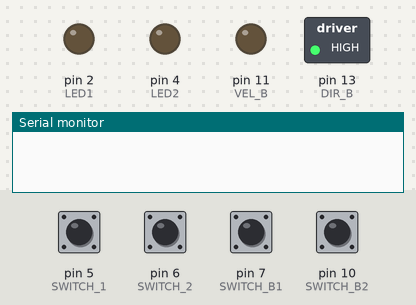
Recording of a program running on a simulated Arduino Uno, built with avr-gcc and run on an emulated ATmega328P. On the bench: switched loads named in the program (green lamp = pin HIGH), output pins drawn as LEDs (lit = HIGH), the last lines printed to the serial monitor. Dashed ring = blinking. The test bench sets the inputs (shaded band); at power-on: pin 5 (SWITCH_1), pin 6 (SWITCH_2), pin 7 (SWITCH_B1), pin 10 (SWITCH_B2) HIGH.

Above: at 1.7 s.
1.8 s: pin 5 (SWITCH_1) pulled LOW for 0.15 s
At 2.75 s:
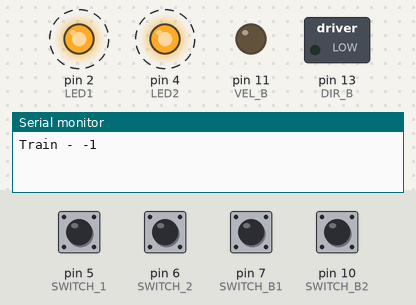
4.8 s: pin 6 (SWITCH_2) pulled LOW for 0.15 s
At 5.15 s:
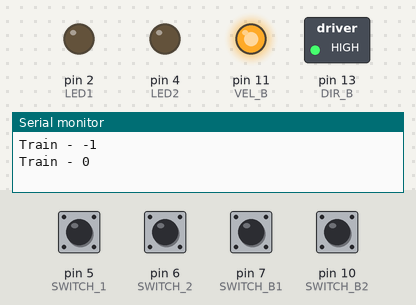
6.5 s: pin 7 (SWITCH_B1) pulled LOW for 0.15 s
At 6.75 s:
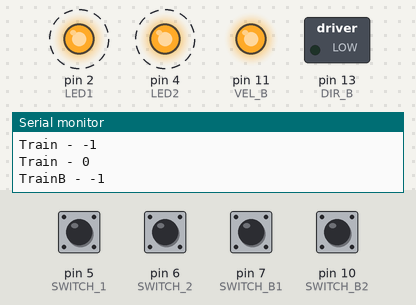
9.5 s: pin 10 (SWITCH_B2) pulled LOW for 0.15 s
At 10.4 s:
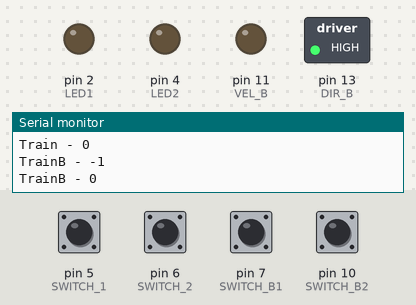
11.5 s: pin 10 (SWITCH_B2) pulled LOW for 1 s
At 12.4 s:
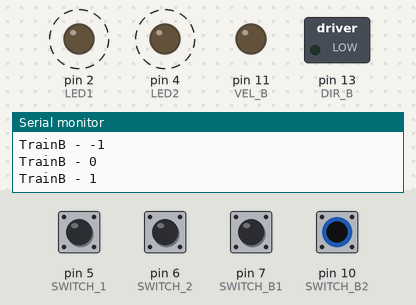
14.5 s: pin 7 (SWITCH_B1) pulled LOW for 1 s
At 15.4 s:
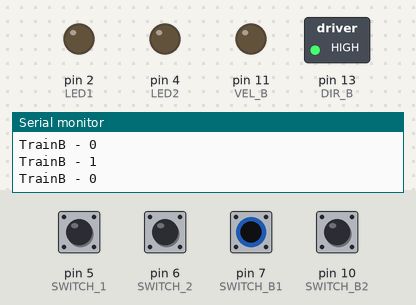
Timing chart, 0 to 17.5 s (numbered marks = the images above; inputs shaded):
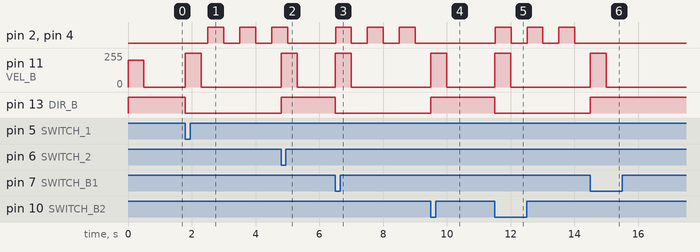

The program:

main.cpp
```cpp
#include "Arduino.h"

enum CONSTANTS {
    SWITCH_1 = 5
  , SWITCH_2 = 6
  , SWITCH_B1 = 7
  , SWITCH_B2 = 10
  , LED1 = 2
  , LED2 = 4
  , DIR_B = 13
  , VEL_B = 11
};

int g_StateSW1 = HIGH;
int g_StateSW2 = HIGH;
int g_StateSWB1 = HIGH;
int g_StateSWB2 = HIGH;
int g_NrTrains = 0;
int g_NrTrainsB = 0;
bool g_LED = LOW;


unsigned long g_nextLEDONTimer = 0;
unsigned long g_nextLEDOFFTimer = 0;
unsigned long g_motorOffTimer = 0;
bool g_gateOpen = true;

void setup()
{
  // initialize LED digital pin as an output.
  pinMode(DIR_B, OUTPUT);
  pinMode(LED1, OUTPUT);
  pinMode(LED2, OUTPUT);
  pinMode(SWITCH_1,INPUT_PULLUP);
  pinMode(SWITCH_2,INPUT_PULLUP);
  pinMode(SWITCH_B1,INPUT_PULLUP);
  pinMode(SWITCH_B2,INPUT_PULLUP);
  digitalWrite(6, HIGH);
  Serial.begin(9600);
  g_nextLEDONTimer = millis () + 500;
  g_nextLEDOFFTimer = millis () + 1000;

  digitalWrite (LED1, LOW);
  digitalWrite (LED2, LOW);

  // open gates
  digitalWrite (DIR_B, HIGH);
  analogWrite (VEL_B, 200);
  delay (500);
  analogWrite (VEL_B, 0);
}

void BlinkLED ()
{
    if (millis () > g_nextLEDONTimer)
    {
        digitalWrite(LED1, g_LED);
        digitalWrite(LED2, g_LED);
        g_nextLEDONTimer = millis () + 1000;
    }
    if (millis () > g_nextLEDOFFTimer)
    {
        digitalWrite(LED1, LOW);
        digitalWrite(LED2, LOW);
        g_nextLEDOFFTimer = millis () + 1000;
    }
}

void loop()
{
    BlinkLED ();
    if (0 != g_motorOffTimer)
    {
        if (millis () > g_motorOffTimer)
        {
            analogWrite (VEL_B, 0);
            g_motorOffTimer = 0;
        }
    }
    int l_State = digitalRead(SWITCH_1);
    if (l_State != g_StateSW1)
    {
        g_StateSW1 = l_State;
        if (LOW == l_State)
        {
            --g_NrTrains;
            char buffer[20];
            sprintf (buffer, "Train - %d", g_NrTrains);
            Serial.println (buffer);
        }
    }
    l_State = digitalRead(SWITCH_2);
    if (l_State != g_StateSW2)
    {
        g_StateSW2 = l_State;
        if (LOW == l_State)
        {
            ++g_NrTrains;
            char buffer[20];
            sprintf (buffer, "Train - %d", g_NrTrains);
            Serial.println (buffer);
        }
    }
    l_State = digitalRead(SWITCH_B1);
    if (l_State != g_StateSWB1)
    {
        g_StateSWB1 = l_State;
        if (LOW == l_State)
        {
            --g_NrTrainsB;
            char buffer[20];
            sprintf (buffer, "TrainB - %d", g_NrTrainsB);
            Serial.println (buffer);
        }
    }
    l_State = digitalRead(SWITCH_B2);
    if (l_State != g_StateSWB2)
    {
        g_StateSWB2 = l_State;
        if (LOW == l_State)
        {
            ++g_NrTrainsB;
            char buffer[20];
            sprintf (buffer, "TrainB - %d", g_NrTrainsB);
            Serial.println (buffer);
        }
    }
    if ((0 == g_NrTrains) && (0 == g_NrTrainsB))
    {
        g_LED = LOW;
        if (!g_gateOpen)
        {
            g_gateOpen = true;
            digitalWrite (DIR_B, HIGH);
            analogWrite (VEL_B, 255);
            g_motorOffTimer = millis () + 500;
        }
    }
    else
    {
        g_LED = HIGH;
        if (g_gateOpen)
        {
            g_gateOpen = false;
            digitalWrite (DIR_B, LOW);
            analogWrite (VEL_B, 255);
            g_motorOffTimer = millis () + 500;
        }
    }
  // // turn the LED on (HIGH is the voltage level)
  // digitalWrite(6, HIGH);
  // // wait for a second
  // char l_Msg [] = "00";
  // l_Msg[0] = '0' + digitalRead(4);
  // l_Msg[1] = '0' + digitalRead(2);
  // Serial.println(l_Msg);
  //
  // delay(500);
  // // turn the LED off by making the voltage LOW
  // digitalWrite(6, LOW);
  //  // wait for a second
  //  Serial.println(digitalRead(4));
  // delay(500);
}
```

Measured:
- after the input at 1.8 s, pin 2 (LED1), pin 4 (LED2): alternates HIGH for 0.50 s and LOW for 0.50 s, starting after 0.70 s; pin 11 (VEL_B): 0/255 → 255/255 at once, → 0/255 0.50 s later; pin 13 (DIR_B): HIGH → LOW at once
- after the input at 4.8 s, pin 2 (LED1), pin 4 (LED2): goes on until 5.0 s, then stays LOW; pin 11 (VEL_B): 0/255 → 255/255 at once, → 0/255 0.50 s later; pin 13 (DIR_B): LOW → HIGH at once
- after the input at 6.5 s, pin 2 (LED1), pin 4 (LED2): alternates HIGH for 0.50 s and LOW for 0.50 s, starting at once; pin 11 (VEL_B): 0/255 → 255/255 at once, → 0/255 0.50 s later; pin 13 (DIR_B): HIGH → LOW at once
- after the input at 9.5 s, pin 2 (LED1), pin 4 (LED2): stops changing and stays LOW; pin 11 (VEL_B): 0/255 → 255/255 at once, → 0/255 0.50 s later; pin 13 (DIR_B): LOW → HIGH at once
- after the input at 11.5 s, pin 2 (LED1), pin 4 (LED2): alternates HIGH for 0.50 s and LOW for 0.50 s, starting at once; pin 11 (VEL_B): 0/255 → 255/255 at once, → 0/255 0.50 s later; pin 13 (DIR_B): HIGH → LOW at once
- after the input at 14.5 s, pin 2 (LED1), pin 4 (LED2): stops changing and stays LOW; pin 11 (VEL_B): 0/255 → 255/255 at once, → 0/255 0.50 s later; pin 13 (DIR_B): LOW → HIGH at once
